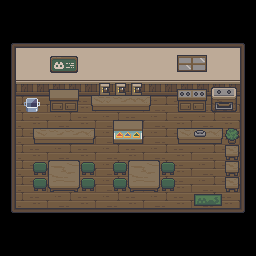

Tiled map render using the project's own tile images. Description and the map definition, with tile-layer contents summarised, below:
An orthogonal 16x16 tile map with 16x16 px tiles, 8 tile layers (Background, Wall Decor, Machines and Furniture, cleaner machine display 2, ...), 22 hidden layers not drawn, 5 tilesets.

<map version="1.10" tiledversion="1.11.2" orientation="orthogonal" renderorder="right-down" width="16" height="16" tilewidth="16" tileheight="16" infinite="0" nextlayerid="88" nextobjectid="12">
 <tileset firstgid="1" source="neko-cafe-tilemap.tsx" />
 <tileset firstgid="61" source="neko-cafe-furnitures.tsx" />
 <tileset firstgid="181" source="trashbin.tsx" />
 <tileset firstgid="2331" source="option-boxes.tsx" />
 <tileset firstgid="3755" source="food-and-beverages.tsx" />
 <layer id="1" name="Background" width="16" height="16" locked="1">
  <data>[256 cells, 192 non-empty, 20 distinct tile ids]</data>
 </layer>
 <layer id="4" name="Wall Decor" width="16" height="16" locked="1" offsetx="0" offsety="4.33333">
  <data>[256 cells, 8 non-empty, 8 distinct tile ids]</data>
 </layer>
 <layer id="50" name="Machines and Furniture" width="16" height="16">
  <data>[256 cells, 48 non-empty, 31 distinct tile ids]</data>
 </layer>
 <layer id="70" name="cleaner machine display 2" width="16" height="16" offsetx="-6.38889" offsety="0">
  <data>[256 cells, 1 non-empty, 1 distinct tile ids]</data>
 </layer>
 <layer id="71" name="cleaner machine display 1" width="16" height="16" offsetx="8.61111" offsety="0">
  <data>[256 cells, 1 non-empty, 1 distinct tile ids]</data>
 </layer>
 <layer id="66" name="Coffee Makers" width="16" height="16">
  <data>[256 cells, 3 non-empty, 1 distinct tile ids]</data>
 </layer>
 <layer id="78" name="Cooked Produce Display Box Red" width="16" height="16" visible="0" tintcolor="#c84b4b" offsetx="-7.5" offsety="3.88889">
  <data>[256 cells, 2 non-empty, 1 distinct tile ids]</data>
 </layer>
 <layer id="74" name="Cooked Produce Display Box Yellow" width="16" height="16" visible="0" tintcolor="#e7ce15" offsetx="-7.5" offsety="3.88889">
  <data>[256 cells, 2 non-empty, 1 distinct tile ids]</data>
 </layer>
 <layer id="79" name="Cooked Produce Display Box Green" width="16" height="16" visible="0" tintcolor="#48d86a" offsetx="-7.5" offsety="3.88889">
  <data>[256 cells, 2 non-empty, 1 distinct tile ids]</data>
 </layer>
 <layer id="77" name="Cooked Produce Display" width="16" height="16" visible="0" locked="1" offsetx="-7.5" offsety="3.88889">
  <data>[256 cells, 3 non-empty, 3 distinct tile ids]</data>
 </layer>
 <layer id="73" name="Pastry Produce Display Box Red" width="16" height="16" visible="0" tintcolor="#c84b4b" offsetx="7.77778" offsety="6.94444">
  <data>[256 cells, 1 non-empty, 1 distinct tile ids]</data>
 </layer>
 <layer id="85" name="Pastry Produce Display Box Yellow" width="16" height="16" visible="0" tintcolor="#e7ce15" offsetx="7.77778" offsety="6.94444">
  <data>[256 cells, 1 non-empty, 1 distinct tile ids]</data>
 </layer>
 <layer id="84" name="Pastry Produce Display Box Green" width="16" height="16" visible="0" tintcolor="#48d86a" offsetx="7.77778" offsety="6.94444">
  <data>[256 cells, 1 non-empty, 1 distinct tile ids]</data>
 </layer>
 <layer id="76" name="Pastry Produce Display" width="16" height="16" visible="0" locked="1" offsetx="7.77778" offsety="6.94444">
  <data>[256 cells, 4 non-empty, 4 distinct tile ids]</data>
 </layer>
 <layer id="72" name="Coffee Produce Display Box Red" width="16" height="16" visible="0" tintcolor="#c84b4b">
  <data>[256 cells, 3 non-empty, 1 distinct tile ids]</data>
 </layer>
 <layer id="87" name="Coffee Produce Display Box Yellow" width="16" height="16" visible="0" tintcolor="#e7ce15">
  <data>[256 cells, 3 non-empty, 1 distinct tile ids]</data>
 </layer>
 <layer id="86" name="Coffee Produce Display Box Green" width="16" height="16" visible="0" tintcolor="#48d86a">
  <data>[256 cells, 3 non-empty, 1 distinct tile ids]</data>
 </layer>
 <layer id="75" name="Coffee Produce Display" width="16" height="16" visible="0" locked="1">
  <data>[256 cells, 3 non-empty, 3 distinct tile ids]</data>
 </layer>
 <layer id="65" name="Coffee Choices Box" width="16" height="16" visible="0" locked="1" tintcolor="#bd9870">
  <data>[256 cells, 3 non-empty, 1 distinct tile ids]</data>
 </layer>
 <layer id="64" name="Coffee Choices Hover Box" width="16" height="16" visible="0" locked="1" tintcolor="#786147">
  <data>[256 cells, 3 non-empty, 1 distinct tile ids]</data>
 </layer>
 <layer id="63" name="Coffee Choices" width="16" height="16" visible="0" locked="1">
  <data>[256 cells, 3 non-empty, 3 distinct tile ids]</data>
 </layer>
 <layer id="58" name="Pastry Choices Box" width="16" height="16" visible="0" locked="1" tintcolor="#bd9870">
  <data>[256 cells, 4 non-empty, 1 distinct tile ids]</data>
 </layer>
 <layer id="60" name="Pastry Choices Hover Box" width="16" height="16" visible="0" locked="1" tintcolor="#786147">
  <data>[256 cells, 4 non-empty, 1 distinct tile ids]</data>
 </layer>
 <layer id="59" name="Pastry Choices" width="16" height="16" visible="0" locked="1">
  <data>[256 cells, 4 non-empty, 4 distinct tile ids]</data>
 </layer>
 <layer id="69" name="Cooked Choices Box" width="16" height="16" visible="0" locked="1" tintcolor="#bd9870">
  <data>[256 cells, 3 non-empty, 1 distinct tile ids]</data>
 </layer>
 <layer id="68" name="Cooked Choices Hover Box" width="16" height="16" visible="0" locked="1" tintcolor="#786147">
  <data>[256 cells, 3 non-empty, 1 distinct tile ids]</data>
 </layer>
 <layer id="67" name="Cooked Choices" width="16" height="16" visible="0" locked="1">
  <data>[256 cells, 3 non-empty, 3 distinct tile ids]</data>
 </layer>
 <layer id="52" name="Trashbin" width="16" height="16" locked="1" tintcolor="#b4b4b4">
  <data>[256 cells, 2 non-empty, 2 distinct tile ids]</data>
 </layer>
 <layer id="54" name="Register" width="16" height="16" locked="1">
  <data>[256 cells, 1 non-empty, 1 distinct tile ids]</data>
 </layer>
 <layer id="46" name="Collision" width="16" height="16" visible="0">
  <properties>
   <property name="collidable" type="bool" value="true" />
  </properties>
  <data>[256 cells, 90 non-empty, 2 distinct tile ids]</data>
 </layer>
</map>
